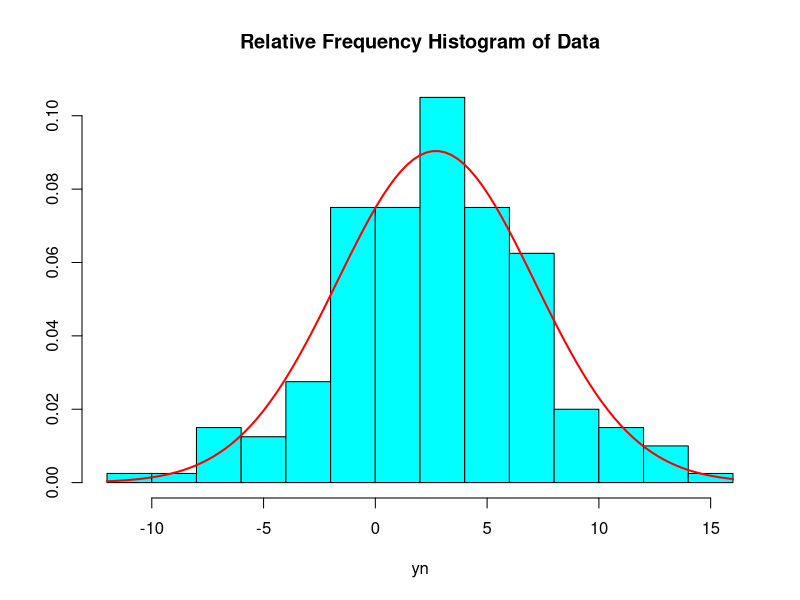
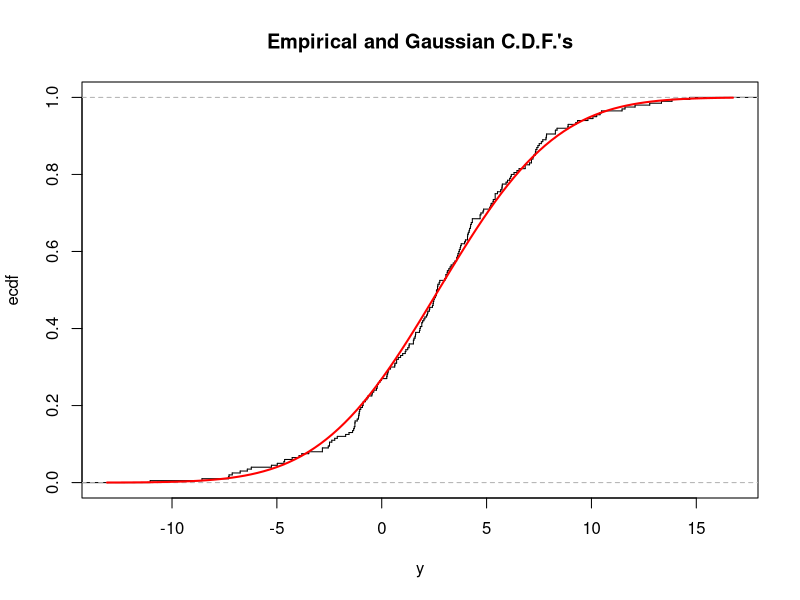
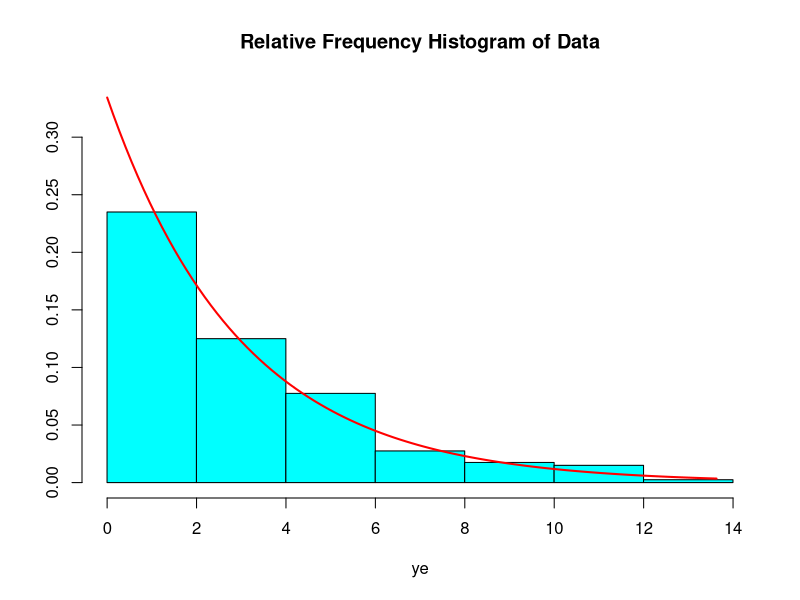
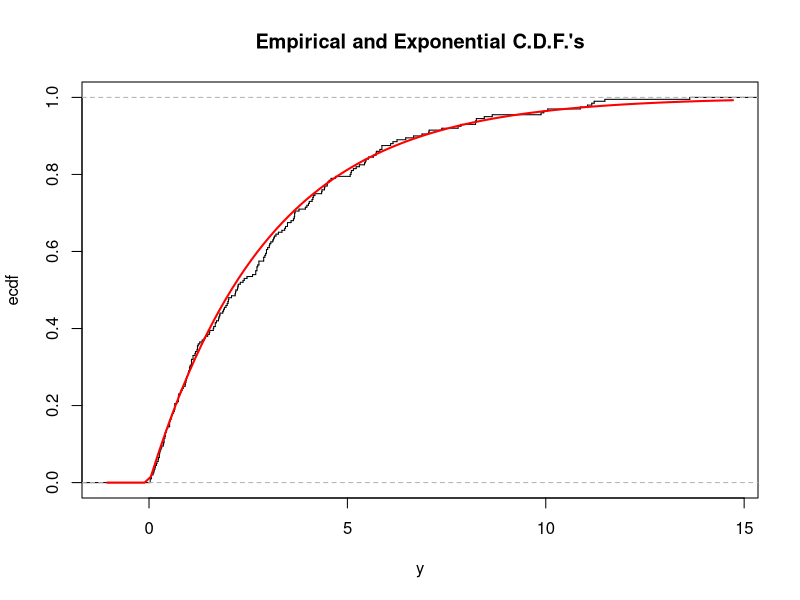
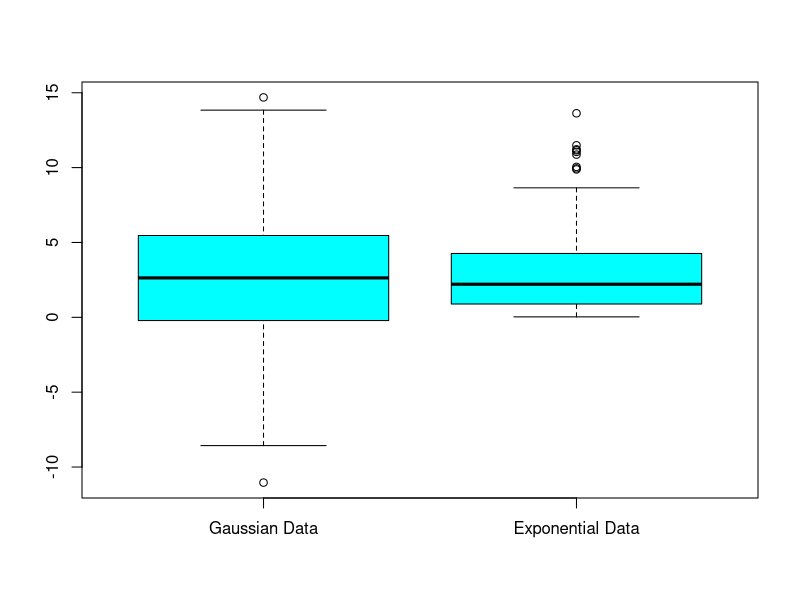
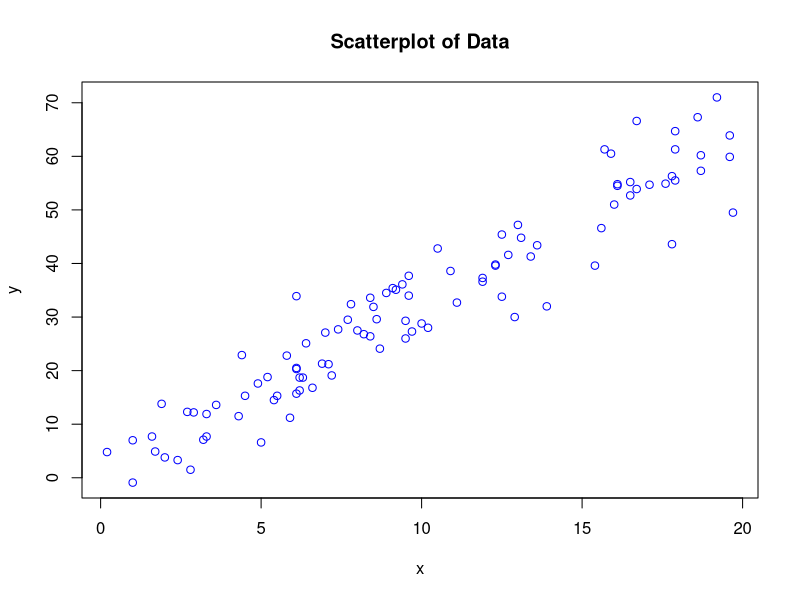

These charts were generated, in order, by the following R code:
skewness<-function(x) {(sum((x-mean(x))^3)/length(x))/(sum((x-mean(x))^2)/length(x))^(3/2)} 
kurtosis<- function(x) {(sum((x-mean(x))^4)/length(x))/(sum((x-mean(x))^2)/length(x))^2} 
library(MASS) # truehist is in the library MASS

#################################################################################
# Problem 1: R code for Gaussian data
id<-20687353
mu<-id-10*trunc(id/10) # mu = last digit of ID
sig<-max(1,trunc(id/10)-10*trunc(id/100)) # sig = second last digit of ID unless last digit is zero
cat("mu = ", mu, ", sigma = ", sig) # display values of mu and sigma
set.seed(id)
yn<-sort(round(rnorm(200,mu,sig),digits=2)) # 200 observations from G(mu,sig)
yn[1:5] # display first 5 numbers in the data set
# display sample mean and standard deviation
cat("sample mean = ", mean(yn), ", sample standard deviation = ", sd(yn))
cat("five number summary: ",fivenum(yn)) # five number summary
cat("sample skewness = ", skewness(yn)) # sample skewness
cat("sample kurtosis = ", kurtosis(yn)) # sample kurtosis
# plot relative frequency histogram and superimpose Gaussian pdf
truehist(yn,main="Relative Frequency Histogram of Data")
curve(dnorm(x,mean(yn),sd(yn)),col="red",add=TRUE,lwd=2)
# plot Empirical and Gaussian cdf's
plot(ecdf(yn),verticals=T,do.points=F,xlab="y",ylab="ecdf",main="")
title(main="Empirical and Gaussian C.D.F.'s")
curve(pnorm(x,mean(yn),sd(yn)),add=TRUE,col="red",lwd=2) # superimpose Gaussian cdf
#################################################################################

#################################################################################
# Problem 2: R code for Exponential data
set.seed(id)
mu<-max(1,id-10*trunc(id/10)) # mu = last digit of ID unless it is zero
ye<-sort(round(rexp(200,1/mu),digits=2)) # 200 observations from Exponential(1/mu)
ye[1:5] # display first 5 numbers in the data set
# display sample mean and standard deviation
cat("sample mean = ", mean(ye), ", sample standard deviation = ", sd(ye))
cat("five number summary: ",fivenum(ye)) # five number summary
cat("sample skewness = ", skewness(ye)) # sample skewness
cat("sample kurtosis = ", kurtosis(ye)) # sample kurtosis
# plot relative frequency histogram and superimpose Exponential pdf
truehist(ye,ymax=1/mean(ye),main="Relative Frequency Histogram of Data")
curve(dexp(x,1/mean(ye)),from=0.001,to=max(ye),col="red",add=TRUE,lwd=2)
# plot Empirical and Exponential cdf's
plot(ecdf(ye),verticals=T,do.points=F,xlab="y",ylab="ecdf",main="")
title(main="Empirical and Exponential C.D.F.'s")
curve(pexp(x,1/mean(ye)),col="red",add=TRUE,lwd=2)
#Plot side by side boxplots
boxplot(yn,ye,col="cyan",names=c("Gaussian Data","Exponential Data"))
#################################################################################

#################################################################################
# Problem 3: R code for bivariate data
set.seed(id)
x<-round(runif(100,0,20),digits=1)
alpha<-mean(yn)
beta<-mean(ye)
# display values of alpha and beta
cat("alpha = ", alpha, ", beta = ", beta)
y<-round(alpha+beta*x+rnorm(100,0,beta*2),digits=1)
# display first 5 pairs of data
matrix(c(x[1:5],y[1:5]),nrow=5,ncol=2,byrow=F)
# display sample correlation
cat("sample correlation = ", cor(x,y))
plot(x,y,col="blue",main="Scatterplot of Data")
#################################################################################